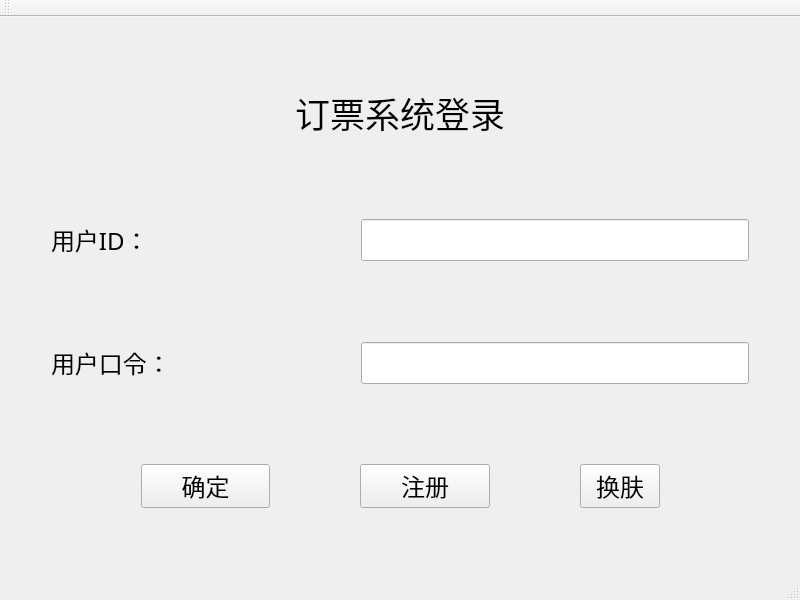
<?xml version="1.0" encoding="UTF-8"?>
<ui version="4.0">
 <class>MainWindow</class>
 <widget class="QMainWindow" name="MainWindow">
  <property name="windowModality">
   <enum>Qt::WindowModal</enum>
  </property>
  <property name="geometry">
   <rect>
    <x>0</x>
    <y>0</y>
    <width>800</width>
    <height>600</height>
   </rect>
  </property>
  <property name="sizePolicy">
   <sizepolicy hsizetype="Fixed" vsizetype="Fixed">
    <horstretch>0</horstretch>
    <verstretch>0</verstretch>
   </sizepolicy>
  </property>
  <property name="windowTitle">
   <string>登录</string>
  </property>
  <widget class="QWidget" name="centralWidget">
   <property name="autoFillBackground">
    <bool>false</bool>
   </property>
   <layout class="QVBoxLayout" name="verticalLayout_2">
    <item>
     <layout class="QVBoxLayout" name="verticalLayout">
      <property name="spacing">
       <number>22</number>
      </property>
      <item>
       <spacer name="verticalSpacer_5">
        <property name="orientation">
         <enum>Qt::Vertical</enum>
        </property>
        <property name="sizeHint" stdset="0">
         <size>
          <width>20</width>
          <height>40</height>
         </size>
        </property>
       </spacer>
      </item>
      <item>
       <widget class="QLabel" name="label">
        <property name="font">
         <font>
          <family>幼圆</family>
          <pointsize>26</pointsize>
         </font>
        </property>
        <property name="text">
         <string>订票系统登录</string>
        </property>
        <property name="scaledContents">
         <bool>true</bool>
        </property>
        <property name="alignment">
         <set>Qt::AlignCenter</set>
        </property>
       </widget>
      </item>
      <item>
       <spacer name="verticalSpacer_3">
        <property name="orientation">
         <enum>Qt::Vertical</enum>
        </property>
        <property name="sizeHint" stdset="0">
         <size>
          <width>20</width>
          <height>40</height>
         </size>
        </property>
       </spacer>
      </item>
      <item>
       <layout class="QHBoxLayout" name="horizontalLayout_3">
        <property name="spacing">
         <number>0</number>
        </property>
        <property name="sizeConstraint">
         <enum>QLayout::SetMinAndMaxSize</enum>
        </property>
        <item>
         <spacer name="horizontalSpacer">
          <property name="orientation">
           <enum>Qt::Horizontal</enum>
          </property>
          <property name="sizeHint" stdset="0">
           <size>
            <width>40</width>
            <height>20</height>
           </size>
          </property>
         </spacer>
        </item>
        <item>
         <widget class="QLabel" name="label_3">
          <property name="sizePolicy">
           <sizepolicy hsizetype="Preferred" vsizetype="Preferred">
            <horstretch>4</horstretch>
            <verstretch>0</verstretch>
           </sizepolicy>
          </property>
          <property name="font">
           <font>
            <family>幼圆</family>
            <pointsize>18</pointsize>
           </font>
          </property>
          <property name="text">
           <string>用户ID：</string>
          </property>
          <property name="margin">
           <number>0</number>
          </property>
          <property name="indent">
           <number>0</number>
          </property>
         </widget>
        </item>
        <item>
         <widget class="QLineEdit" name="uidInput">
          <property name="sizePolicy">
           <sizepolicy hsizetype="Expanding" vsizetype="Fixed">
            <horstretch>5</horstretch>
            <verstretch>0</verstretch>
           </sizepolicy>
          </property>
          <property name="font">
           <font>
            <family>幼圆</family>
            <pointsize>18</pointsize>
           </font>
          </property>
         </widget>
        </item>
        <item>
         <spacer name="horizontalSpacer_2">
          <property name="orientation">
           <enum>Qt::Horizontal</enum>
          </property>
          <property name="sizeHint" stdset="0">
           <size>
            <width>40</width>
            <height>20</height>
           </size>
          </property>
         </spacer>
        </item>
       </layout>
      </item>
      <item>
       <spacer name="verticalSpacer_4">
        <property name="orientation">
         <enum>Qt::Vertical</enum>
        </property>
        <property name="sizeHint" stdset="0">
         <size>
          <width>20</width>
          <height>40</height>
         </size>
        </property>
       </spacer>
      </item>
      <item>
       <layout class="QHBoxLayout" name="horizontalLayout">
        <property name="spacing">
         <number>0</number>
        </property>
        <item>
         <spacer name="horizontalSpacer_3">
          <property name="orientation">
           <enum>Qt::Horizontal</enum>
          </property>
          <property name="sizeHint" stdset="0">
           <size>
            <width>40</width>
            <height>20</height>
           </size>
          </property>
         </spacer>
        </item>
        <item>
         <widget class="QLabel" name="label_2">
          <property name="sizePolicy">
           <sizepolicy hsizetype="Preferred" vsizetype="Preferred">
            <horstretch>4</horstretch>
            <verstretch>0</verstretch>
           </sizepolicy>
          </property>
          <property name="font">
           <font>
            <family>幼圆</family>
            <pointsize>18</pointsize>
           </font>
          </property>
          <property name="text">
           <string>用户口令：</string>
          </property>
         </widget>
        </item>
        <item>
         <widget class="QLineEdit" name="passwordInput">
          <property name="sizePolicy">
           <sizepolicy hsizetype="Expanding" vsizetype="Fixed">
            <horstretch>5</horstretch>
            <verstretch>0</verstretch>
           </sizepolicy>
          </property>
          <property name="font">
           <font>
            <family>幼圆</family>
            <pointsize>18</pointsize>
           </font>
          </property>
         </widget>
        </item>
        <item>
         <spacer name="horizontalSpacer_4">
          <property name="orientation">
           <enum>Qt::Horizontal</enum>
          </property>
          <property name="sizeHint" stdset="0">
           <size>
            <width>40</width>
            <height>20</height>
           </size>
          </property>
         </spacer>
        </item>
       </layout>
      </item>
      <item>
       <spacer name="verticalSpacer_2">
        <property name="orientation">
         <enum>Qt::Vertical</enum>
        </property>
        <property name="sizeHint" stdset="0">
         <size>
          <width>20</width>
          <height>40</height>
         </size>
        </property>
       </spacer>
      </item>
      <item>
       <layout class="QHBoxLayout" name="horizontalLayout_4">
        <property name="spacing">
         <number>90</number>
        </property>
        <property name="bottomMargin">
         <number>0</number>
        </property>
        <item>
         <spacer name="horizontalSpacer_5">
          <property name="orientation">
           <enum>Qt::Horizontal</enum>
          </property>
          <property name="sizeHint" stdset="0">
           <size>
            <width>40</width>
            <height>20</height>
           </size>
          </property>
         </spacer>
        </item>
        <item>
         <widget class="QPushButton" name="ensure">
          <property name="sizePolicy">
           <sizepolicy hsizetype="Expanding" vsizetype="Preferred">
            <horstretch>0</horstretch>
            <verstretch>0</verstretch>
           </sizepolicy>
          </property>
          <property name="font">
           <font>
            <family>幼圆</family>
            <pointsize>18</pointsize>
           </font>
          </property>
          <property name="text">
           <string>确定</string>
          </property>
         </widget>
        </item>
        <item>
         <widget class="QPushButton" name="register_2">
          <property name="sizePolicy">
           <sizepolicy hsizetype="Expanding" vsizetype="Preferred">
            <horstretch>0</horstretch>
            <verstretch>0</verstretch>
           </sizepolicy>
          </property>
          <property name="font">
           <font>
            <family>幼圆</family>
            <pointsize>18</pointsize>
           </font>
          </property>
          <property name="text">
           <string>注册</string>
          </property>
         </widget>
        </item>
        <item>
         <widget class="QPushButton" name="change_skin_button">
          <property name="font">
           <font>
            <family>幼圆</family>
            <pointsize>18</pointsize>
           </font>
          </property>
          <property name="text">
           <string>换肤</string>
          </property>
         </widget>
        </item>
        <item>
         <spacer name="horizontalSpacer_6">
          <property name="orientation">
           <enum>Qt::Horizontal</enum>
          </property>
          <property name="sizeHint" stdset="0">
           <size>
            <width>40</width>
            <height>20</height>
           </size>
          </property>
         </spacer>
        </item>
       </layout>
      </item>
      <item>
       <spacer name="verticalSpacer">
        <property name="orientation">
         <enum>Qt::Vertical</enum>
        </property>
        <property name="sizeHint" stdset="0">
         <size>
          <width>20</width>
          <height>40</height>
         </size>
        </property>
       </spacer>
      </item>
     </layout>
    </item>
   </layout>
  </widget>
  <widget class="QMenuBar" name="menuBar">
   <property name="geometry">
    <rect>
     <x>0</x>
     <y>0</y>
     <width>800</width>
     <height>21</height>
    </rect>
   </property>
  </widget>
  <widget class="QToolBar" name="mainToolBar">
   <attribute name="toolBarArea">
    <enum>TopToolBarArea</enum>
   </attribute>
   <attribute name="toolBarBreak">
    <bool>false</bool>
   </attribute>
  </widget>
  <widget class="QStatusBar" name="statusBar"/>
 </widget>
 <layoutdefault spacing="6" margin="11"/>
 <resources/>
 <connections/>
</ui>
